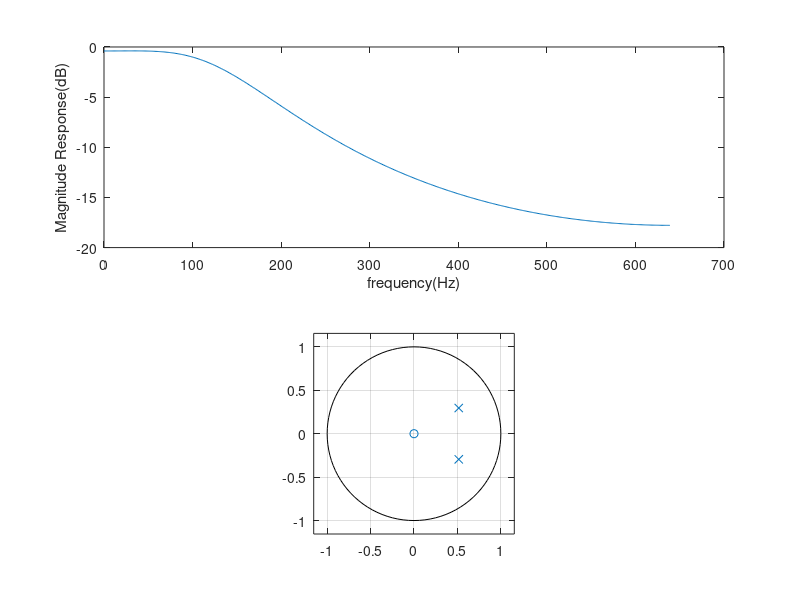

Here is the MATLAB script that generated this plot:

%impulse invariant filter
N=2; %filter order
Fs=1280; %sampling freq
fc=150; %cutoff freq 
WC=2*pi*fc; %cutoff freq in radian


[b,a]=butter(N,WC,'s'); %creating analog filter
[z,p,k]=butter(N,WC,'s');
[bz,az]=impinvar(b,a,Fs); %determine coeffs of IIR filter
subplot(2,1,1) %plot magnitude freq. response
[H,f]=freqz(bz,az,512,Fs); %512 points are taken,can be changed

plot(f,20*log10(abs(H)))
ylabel('Magnitude Response(dB)')
xlabel('frequency(Hz)')

subplot(2,1,2) %plot pole zero diagram
zplane(bz,az)
zz=roots(bz) %poles and zeros
pz=roots(az) %poles in z plane 

